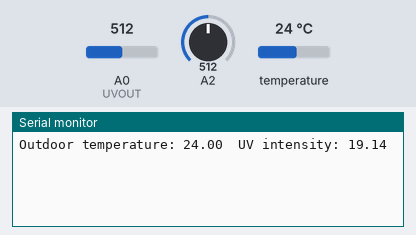
The sketch below on a simulated Arduino Uno, built with avr-gcc and run on an emulated ATmega328P. On the bench: the last lines printed to the serial monitor. The inputs (shaded band) are chosen by the test bench; at power-on: A2 = 512, A0 (UVOUT) = 512, temperature 24 °C. No radio packets arrive unless stated.

Above: at 1.5 s.
1.6 s: A2 set to 0
At 3.1 s:
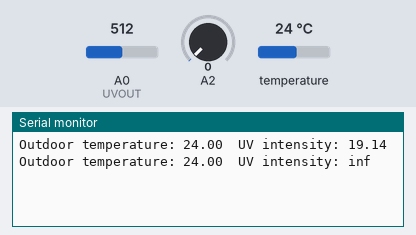
4.8 s: A0 (UVOUT) set to 0
At 6.5 s:
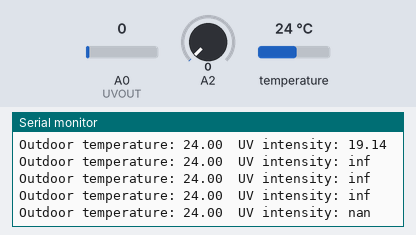
8.6 s: temperature set to 12 °C
At 10.0 s:
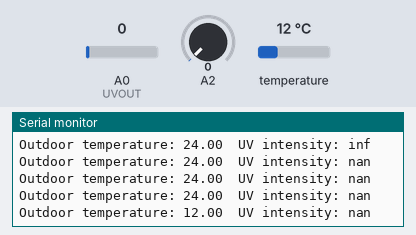
10.1 s: temperature set to 19 °C
At 11.4 s:
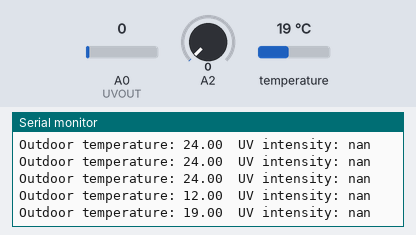
11.6 s: A0 (UVOUT) set to 122
At 12.8 s:
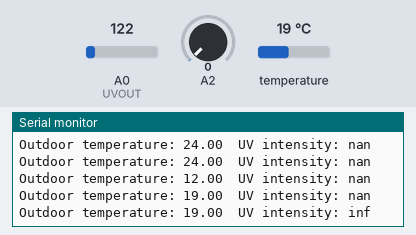
13.1 s: A2 set to 122
At 13.8 s:
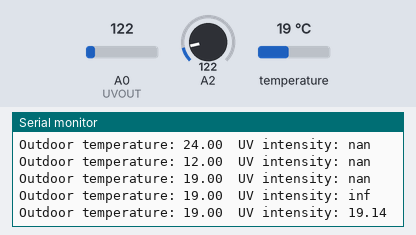
Timing chart, 0 to 15.6 s (numbered marks = the images above; inputs shaded):
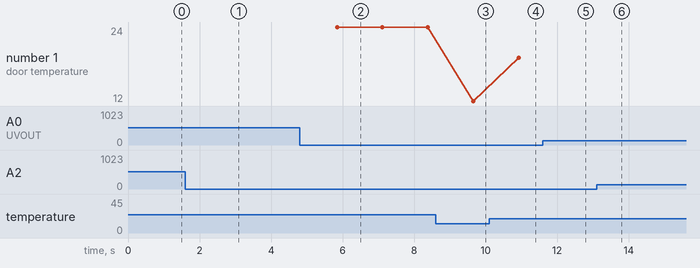

The sketch:

Module_outdoor.ino
```cpp
//DS18B20
#include <OneWire.h>
#include <DallasTemperature.h>
#include <Wire.h>
//NRF
#include <SPI.h>
#include <RF24.h>

//----------Declare Variables-------------//
//DS18B20
const int oneWireBus = 0;
OneWire oneWire(oneWireBus);
DallasTemperature sensors(&oneWire);
//UV - ML8511
int UVOUT = A0;   //Output from the sensor
int REF_3V3 = 10; //3.3V power on the board - SD3
//NRF24
RF24 myRadio(2, 15); //CE - CSN pin
const byte address[6] = "00001";

//Other Variables
float value[2];

//----------Setup-------------//
void setup()
{
    //ESP8266
    Serial.begin(115200);
    SPI.begin();
    //UV - ML8511
    pinMode(UVOUT, INPUT);
    pinMode(REF_3V3, INPUT);
    //NRF24
    myRadio.begin();
    myRadio.setRetries(15, 15);
    myRadio.setPALevel(RF24_PA_MAX);
    myRadio.openWritingPipe(address);
}

//----------Main-------------//
void loop()
{
    sensors.requestTemperatures();
    float temperatureC = sensors.getTempCByIndex(0);
    value[0] = temperatureC;
    //    float temperatureF = sensors.getTempFByIndex(0);

    //----------Calculate for UV intensity-------------//
    int uvLevel = averageAnalogRead(UVOUT);
    int refLevel = averageAnalogRead(REF_3V3);
    //Use the 3.3V power pin as a reference to get a very accurate output value from sensor
    float outputVoltage = 3.3 / refLevel * uvLevel;
    float uvIntensity = mapfloat(outputVoltage, 0.99, 2.8, 0.0, 15.0); //Convert the voltage to a UV intensity level
    value[1] = uvIntensity;

    //Send data to Module - indoor:
    Serial.print("Outdoor temperature: ");
    Serial.print(value[0]);
    Serial.print("\t");
    Serial.print("UV intensity: ");
    Serial.print(value[1]);
    Serial.print("\t");
    Serial.println();

    myRadio.write(&value, sizeof(value));
    delay(500);
}

//----------Takes an average of readings on a given pin-------------//
//Returns the average
int averageAnalogRead(int pinToRead)
{
    byte numberOfReadings = 8;
    unsigned int runningValue = 0;

    for (int x = 0; x < numberOfReadings; x++)
        runningValue += analogRead(pinToRead);
    runningValue /= numberOfReadings;

    return (runningValue);
}

float mapfloat(float x, float in_min, float in_max, float out_min, float out_max)
{
    return (x - in_min) * (out_max - out_min) / (in_max - in_min) + out_min;
}
```

Measured:
- after the input at 1.6 s, the serial monitor: prints a new line after 0.44 s (image 1)
- after the input at 4.8 s, the serial monitor: prints a new line after 1.0 s (image 2)
- after the input at 8.6 s, the serial monitor: prints a new line after 1.1 s (image 3)
- after the input at 10.1 s, the serial monitor: prints a new line after 0.82 s (image 4)
- after the input at 11.6 s, the serial monitor: prints a new line after 0.59 s (image 5)
- after the input at 13.1 s, the serial monitor: prints a new line after 0.36 s (image 6)
- plotted number 1: 24 → 12 after the input at 8.6 s, 12 → 19 after the input at 10.1 s
